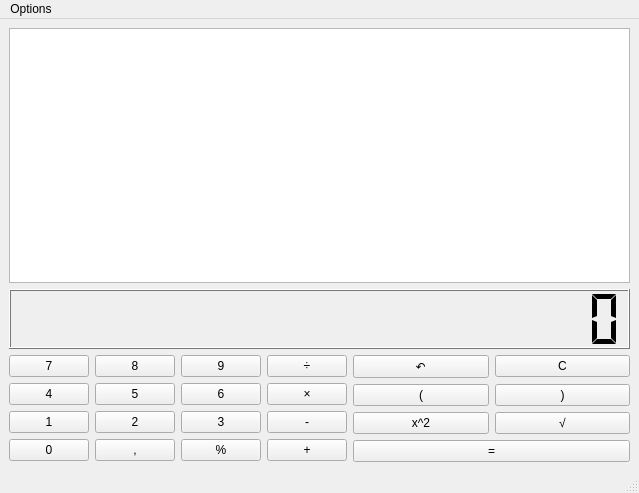
<?xml version="1.0" encoding="UTF-8"?>
<ui version="4.0">
 <class>MainWindow</class>
 <widget class="QMainWindow" name="MainWindow">
  <property name="geometry">
   <rect>
    <x>0</x>
    <y>0</y>
    <width>639</width>
    <height>493</height>
   </rect>
  </property>
  <property name="sizePolicy">
   <sizepolicy hsizetype="Preferred" vsizetype="Preferred">
    <horstretch>0</horstretch>
    <verstretch>0</verstretch>
   </sizepolicy>
  </property>
  <property name="maximumSize">
   <size>
    <width>709</width>
    <height>563</height>
   </size>
  </property>
  <property name="palette">
   <palette>
    <active>
     <colorrole role="WindowText">
      <brush brushstyle="SolidPattern">
       <color alpha="255">
        <red>0</red>
        <green>0</green>
        <blue>0</blue>
       </color>
      </brush>
     </colorrole>
     <colorrole role="Button">
      <brush brushstyle="SolidPattern">
       <color alpha="255">
        <red>239</red>
        <green>239</green>
        <blue>239</blue>
       </color>
      </brush>
     </colorrole>
     <colorrole role="Light">
      <brush brushstyle="SolidPattern">
       <color alpha="255">
        <red>255</red>
        <green>255</green>
        <blue>255</blue>
       </color>
      </brush>
     </colorrole>
     <colorrole role="Midlight">
      <brush brushstyle="SolidPattern">
       <color alpha="255">
        <red>247</red>
        <green>247</green>
        <blue>247</blue>
       </color>
      </brush>
     </colorrole>
     <colorrole role="Dark">
      <brush brushstyle="SolidPattern">
       <color alpha="255">
        <red>119</red>
        <green>119</green>
        <blue>119</blue>
       </color>
      </brush>
     </colorrole>
     <colorrole role="Mid">
      <brush brushstyle="SolidPattern">
       <color alpha="255">
        <red>159</red>
        <green>159</green>
        <blue>159</blue>
       </color>
      </brush>
     </colorrole>
     <colorrole role="Text">
      <brush brushstyle="SolidPattern">
       <color alpha="255">
        <red>0</red>
        <green>0</green>
        <blue>0</blue>
       </color>
      </brush>
     </colorrole>
     <colorrole role="BrightText">
      <brush brushstyle="SolidPattern">
       <color alpha="255">
        <red>255</red>
        <green>255</green>
        <blue>255</blue>
       </color>
      </brush>
     </colorrole>
     <colorrole role="ButtonText">
      <brush brushstyle="SolidPattern">
       <color alpha="255">
        <red>0</red>
        <green>0</green>
        <blue>0</blue>
       </color>
      </brush>
     </colorrole>
     <colorrole role="Base">
      <brush brushstyle="SolidPattern">
       <color alpha="255">
        <red>255</red>
        <green>255</green>
        <blue>255</blue>
       </color>
      </brush>
     </colorrole>
     <colorrole role="Window">
      <brush brushstyle="SolidPattern">
       <color alpha="255">
        <red>239</red>
        <green>239</green>
        <blue>239</blue>
       </color>
      </brush>
     </colorrole>
     <colorrole role="Shadow">
      <brush brushstyle="SolidPattern">
       <color alpha="255">
        <red>0</red>
        <green>0</green>
        <blue>0</blue>
       </color>
      </brush>
     </colorrole>
     <colorrole role="AlternateBase">
      <brush brushstyle="SolidPattern">
       <color alpha="255">
        <red>247</red>
        <green>247</green>
        <blue>247</blue>
       </color>
      </brush>
     </colorrole>
     <colorrole role="ToolTipBase">
      <brush brushstyle="SolidPattern">
       <color alpha="255">
        <red>255</red>
        <green>255</green>
        <blue>220</blue>
       </color>
      </brush>
     </colorrole>
     <colorrole role="ToolTipText">
      <brush brushstyle="SolidPattern">
       <color alpha="255">
        <red>0</red>
        <green>0</green>
        <blue>0</blue>
       </color>
      </brush>
     </colorrole>
     <colorrole role="PlaceholderText">
      <brush brushstyle="SolidPattern">
       <color alpha="128">
        <red>0</red>
        <green>0</green>
        <blue>0</blue>
       </color>
      </brush>
     </colorrole>
    </active>
    <inactive>
     <colorrole role="WindowText">
      <brush brushstyle="SolidPattern">
       <color alpha="255">
        <red>0</red>
        <green>0</green>
        <blue>0</blue>
       </color>
      </brush>
     </colorrole>
     <colorrole role="Button">
      <brush brushstyle="SolidPattern">
       <color alpha="255">
        <red>239</red>
        <green>239</green>
        <blue>239</blue>
       </color>
      </brush>
     </colorrole>
     <colorrole role="Light">
      <brush brushstyle="SolidPattern">
       <color alpha="255">
        <red>255</red>
        <green>255</green>
        <blue>255</blue>
       </color>
      </brush>
     </colorrole>
     <colorrole role="Midlight">
      <brush brushstyle="SolidPattern">
       <color alpha="255">
        <red>247</red>
        <green>247</green>
        <blue>247</blue>
       </color>
      </brush>
     </colorrole>
     <colorrole role="Dark">
      <brush brushstyle="SolidPattern">
       <color alpha="255">
        <red>119</red>
        <green>119</green>
        <blue>119</blue>
       </color>
      </brush>
     </colorrole>
     <colorrole role="Mid">
      <brush brushstyle="SolidPattern">
       <color alpha="255">
        <red>159</red>
        <green>159</green>
        <blue>159</blue>
       </color>
      </brush>
     </colorrole>
     <colorrole role="Text">
      <brush brushstyle="SolidPattern">
       <color alpha="255">
        <red>0</red>
        <green>0</green>
        <blue>0</blue>
       </color>
      </brush>
     </colorrole>
     <colorrole role="BrightText">
      <brush brushstyle="SolidPattern">
       <color alpha="255">
        <red>255</red>
        <green>255</green>
        <blue>255</blue>
       </color>
      </brush>
     </colorrole>
     <colorrole role="ButtonText">
      <brush brushstyle="SolidPattern">
       <color alpha="255">
        <red>0</red>
        <green>0</green>
        <blue>0</blue>
       </color>
      </brush>
     </colorrole>
     <colorrole role="Base">
      <brush brushstyle="SolidPattern">
       <color alpha="255">
        <red>255</red>
        <green>255</green>
        <blue>255</blue>
       </color>
      </brush>
     </colorrole>
     <colorrole role="Window">
      <brush brushstyle="SolidPattern">
       <color alpha="255">
        <red>239</red>
        <green>239</green>
        <blue>239</blue>
       </color>
      </brush>
     </colorrole>
     <colorrole role="Shadow">
      <brush brushstyle="SolidPattern">
       <color alpha="255">
        <red>0</red>
        <green>0</green>
        <blue>0</blue>
       </color>
      </brush>
     </colorrole>
     <colorrole role="AlternateBase">
      <brush brushstyle="SolidPattern">
       <color alpha="255">
        <red>247</red>
        <green>247</green>
        <blue>247</blue>
       </color>
      </brush>
     </colorrole>
     <colorrole role="ToolTipBase">
      <brush brushstyle="SolidPattern">
       <color alpha="255">
        <red>255</red>
        <green>255</green>
        <blue>220</blue>
       </color>
      </brush>
     </colorrole>
     <colorrole role="ToolTipText">
      <brush brushstyle="SolidPattern">
       <color alpha="255">
        <red>0</red>
        <green>0</green>
        <blue>0</blue>
       </color>
      </brush>
     </colorrole>
     <colorrole role="PlaceholderText">
      <brush brushstyle="SolidPattern">
       <color alpha="128">
        <red>0</red>
        <green>0</green>
        <blue>0</blue>
       </color>
      </brush>
     </colorrole>
    </inactive>
    <disabled>
     <colorrole role="WindowText">
      <brush brushstyle="SolidPattern">
       <color alpha="255">
        <red>119</red>
        <green>119</green>
        <blue>119</blue>
       </color>
      </brush>
     </colorrole>
     <colorrole role="Button">
      <brush brushstyle="SolidPattern">
       <color alpha="255">
        <red>239</red>
        <green>239</green>
        <blue>239</blue>
       </color>
      </brush>
     </colorrole>
     <colorrole role="Light">
      <brush brushstyle="SolidPattern">
       <color alpha="255">
        <red>255</red>
        <green>255</green>
        <blue>255</blue>
       </color>
      </brush>
     </colorrole>
     <colorrole role="Midlight">
      <brush brushstyle="SolidPattern">
       <color alpha="255">
        <red>247</red>
        <green>247</green>
        <blue>247</blue>
       </color>
      </brush>
     </colorrole>
     <colorrole role="Dark">
      <brush brushstyle="SolidPattern">
       <color alpha="255">
        <red>119</red>
        <green>119</green>
        <blue>119</blue>
       </color>
      </brush>
     </colorrole>
     <colorrole role="Mid">
      <brush brushstyle="SolidPattern">
       <color alpha="255">
        <red>159</red>
        <green>159</green>
        <blue>159</blue>
       </color>
      </brush>
     </colorrole>
     <colorrole role="Text">
      <brush brushstyle="SolidPattern">
       <color alpha="255">
        <red>119</red>
        <green>119</green>
        <blue>119</blue>
       </color>
      </brush>
     </colorrole>
     <colorrole role="BrightText">
      <brush brushstyle="SolidPattern">
       <color alpha="255">
        <red>255</red>
        <green>255</green>
        <blue>255</blue>
       </color>
      </brush>
     </colorrole>
     <colorrole role="ButtonText">
      <brush brushstyle="SolidPattern">
       <color alpha="255">
        <red>119</red>
        <green>119</green>
        <blue>119</blue>
       </color>
      </brush>
     </colorrole>
     <colorrole role="Base">
      <brush brushstyle="SolidPattern">
       <color alpha="255">
        <red>239</red>
        <green>239</green>
        <blue>239</blue>
       </color>
      </brush>
     </colorrole>
     <colorrole role="Window">
      <brush brushstyle="SolidPattern">
       <color alpha="255">
        <red>239</red>
        <green>239</green>
        <blue>239</blue>
       </color>
      </brush>
     </colorrole>
     <colorrole role="Shadow">
      <brush brushstyle="SolidPattern">
       <color alpha="255">
        <red>0</red>
        <green>0</green>
        <blue>0</blue>
       </color>
      </brush>
     </colorrole>
     <colorrole role="AlternateBase">
      <brush brushstyle="SolidPattern">
       <color alpha="255">
        <red>239</red>
        <green>239</green>
        <blue>239</blue>
       </color>
      </brush>
     </colorrole>
     <colorrole role="ToolTipBase">
      <brush brushstyle="SolidPattern">
       <color alpha="255">
        <red>255</red>
        <green>255</green>
        <blue>220</blue>
       </color>
      </brush>
     </colorrole>
     <colorrole role="ToolTipText">
      <brush brushstyle="SolidPattern">
       <color alpha="255">
        <red>0</red>
        <green>0</green>
        <blue>0</blue>
       </color>
      </brush>
     </colorrole>
     <colorrole role="PlaceholderText">
      <brush brushstyle="SolidPattern">
       <color alpha="128">
        <red>0</red>
        <green>0</green>
        <blue>0</blue>
       </color>
      </brush>
     </colorrole>
    </disabled>
   </palette>
  </property>
  <property name="windowTitle">
   <string>MainWindow</string>
  </property>
  <widget class="QWidget" name="centralwidget">
   <property name="enabled">
    <bool>true</bool>
   </property>
   <property name="sizePolicy">
    <sizepolicy hsizetype="Preferred" vsizetype="Preferred">
     <horstretch>0</horstretch>
     <verstretch>0</verstretch>
    </sizepolicy>
   </property>
   <property name="minimumSize">
    <size>
     <width>540</width>
     <height>293</height>
    </size>
   </property>
   <property name="maximumSize">
    <size>
     <width>709</width>
     <height>563</height>
    </size>
   </property>
   <layout class="QVBoxLayout" name="verticalLayout_8">
    <item>
     <layout class="QVBoxLayout" name="verticalLayout_5">
      <property name="sizeConstraint">
       <enum>QLayout::SetDefaultConstraint</enum>
      </property>
      <item>
       <widget class="QListWidget" name="history_list"/>
      </item>
      <item>
       <widget class="QLCDNumber" name="number_lcd">
        <property name="sizePolicy">
         <sizepolicy hsizetype="Minimum" vsizetype="Maximum">
          <horstretch>0</horstretch>
          <verstretch>0</verstretch>
         </sizepolicy>
        </property>
        <property name="minimumSize">
         <size>
          <width>0</width>
          <height>60</height>
         </size>
        </property>
        <property name="maximumSize">
         <size>
          <width>16777215</width>
          <height>60</height>
         </size>
        </property>
        <property name="cursor">
         <cursorShape>ArrowCursor</cursorShape>
        </property>
        <property name="layoutDirection">
         <enum>Qt::LeftToRight</enum>
        </property>
        <property name="autoFillBackground">
         <bool>false</bool>
        </property>
        <property name="frameShape">
         <enum>QFrame::Box</enum>
        </property>
        <property name="smallDecimalPoint">
         <bool>false</bool>
        </property>
        <property name="digitCount">
         <number>20</number>
        </property>
        <property name="mode">
         <enum>QLCDNumber::Dec</enum>
        </property>
        <property name="segmentStyle">
         <enum>QLCDNumber::Flat</enum>
        </property>
        <property name="value" stdset="0">
         <double>0.000000000000000</double>
        </property>
       </widget>
      </item>
      <item>
       <layout class="QHBoxLayout" name="horizontalLayout_9">
        <item>
         <layout class="QVBoxLayout" name="verticalLayout_6" stretch="0,0,0,0">
          <property name="sizeConstraint">
           <enum>QLayout::SetDefaultConstraint</enum>
          </property>
          <item>
           <layout class="QHBoxLayout" name="horizontalLayout_21">
            <property name="sizeConstraint">
             <enum>QLayout::SetMaximumSize</enum>
            </property>
            <item>
             <widget class="QPushButton" name="btn_7">
              <property name="text">
               <string>7</string>
              </property>
             </widget>
            </item>
            <item>
             <widget class="QPushButton" name="btn_8">
              <property name="text">
               <string>8</string>
              </property>
             </widget>
            </item>
            <item>
             <widget class="QPushButton" name="btn_9">
              <property name="text">
               <string>9</string>
              </property>
             </widget>
            </item>
            <item>
             <widget class="QPushButton" name="btn_div">
              <property name="text">
               <string>÷</string>
              </property>
             </widget>
            </item>
           </layout>
          </item>
          <item>
           <layout class="QHBoxLayout" name="horizontalLayout_22">
            <property name="sizeConstraint">
             <enum>QLayout::SetMaximumSize</enum>
            </property>
            <item>
             <widget class="QPushButton" name="btn_4">
              <property name="text">
               <string>4</string>
              </property>
             </widget>
            </item>
            <item>
             <widget class="QPushButton" name="btn_5">
              <property name="text">
               <string>5</string>
              </property>
             </widget>
            </item>
            <item>
             <widget class="QPushButton" name="btn_6">
              <property name="text">
               <string>6</string>
              </property>
             </widget>
            </item>
            <item>
             <widget class="QPushButton" name="btn_X">
              <property name="text">
               <string>×</string>
              </property>
             </widget>
            </item>
           </layout>
          </item>
          <item>
           <layout class="QHBoxLayout" name="horizontalLayout_23">
            <property name="sizeConstraint">
             <enum>QLayout::SetMaximumSize</enum>
            </property>
            <item>
             <widget class="QPushButton" name="btn_1">
              <property name="text">
               <string>1</string>
              </property>
             </widget>
            </item>
            <item>
             <widget class="QPushButton" name="btn_2">
              <property name="text">
               <string>2</string>
              </property>
             </widget>
            </item>
            <item>
             <widget class="QPushButton" name="btn_3">
              <property name="text">
               <string>3</string>
              </property>
             </widget>
            </item>
            <item>
             <widget class="QPushButton" name="btn_minus">
              <property name="text">
               <string>-</string>
              </property>
             </widget>
            </item>
           </layout>
          </item>
          <item>
           <layout class="QHBoxLayout" name="horizontalLayout_24">
            <property name="sizeConstraint">
             <enum>QLayout::SetMaximumSize</enum>
            </property>
            <item>
             <widget class="QPushButton" name="btn_0">
              <property name="text">
               <string>0</string>
              </property>
             </widget>
            </item>
            <item>
             <widget class="QPushButton" name="btn_comma">
              <property name="text">
               <string>,</string>
              </property>
             </widget>
            </item>
            <item>
             <widget class="QPushButton" name="btn_percent">
              <property name="text">
               <string>%</string>
              </property>
             </widget>
            </item>
            <item>
             <widget class="QPushButton" name="btn_add">
              <property name="text">
               <string>+</string>
              </property>
             </widget>
            </item>
           </layout>
          </item>
         </layout>
        </item>
        <item>
         <layout class="QVBoxLayout" name="verticalLayout_7">
          <item>
           <layout class="QHBoxLayout" name="horizontalLayout_25">
            <property name="sizeConstraint">
             <enum>QLayout::SetMaximumSize</enum>
            </property>
            <item>
             <widget class="QPushButton" name="pushButton_90">
              <property name="text">
               <string>↶</string>
              </property>
             </widget>
            </item>
            <item>
             <widget class="QPushButton" name="btn_C">
              <property name="text">
               <string>C</string>
              </property>
             </widget>
            </item>
           </layout>
          </item>
          <item>
           <layout class="QHBoxLayout" name="horizontalLayout_26">
            <property name="sizeConstraint">
             <enum>QLayout::SetMaximumSize</enum>
            </property>
            <item>
             <widget class="QPushButton" name="btn_openbrk">
              <property name="text">
               <string>(</string>
              </property>
             </widget>
            </item>
            <item>
             <widget class="QPushButton" name="btn_closebrk">
              <property name="text">
               <string>)</string>
              </property>
             </widget>
            </item>
           </layout>
          </item>
          <item>
           <layout class="QHBoxLayout" name="horizontalLayout_27">
            <property name="sizeConstraint">
             <enum>QLayout::SetMaximumSize</enum>
            </property>
            <item>
             <widget class="QPushButton" name="btn_pow2">
              <property name="text">
               <string>x^2</string>
              </property>
             </widget>
            </item>
            <item>
             <widget class="QPushButton" name="btn_sqrt">
              <property name="text">
               <string>√</string>
              </property>
             </widget>
            </item>
           </layout>
          </item>
          <item>
           <layout class="QHBoxLayout" name="horizontalLayout_28">
            <property name="sizeConstraint">
             <enum>QLayout::SetMaximumSize</enum>
            </property>
            <item>
             <widget class="QPushButton" name="btn_eq">
              <property name="text">
               <string>=</string>
              </property>
             </widget>
            </item>
           </layout>
          </item>
         </layout>
        </item>
       </layout>
      </item>
     </layout>
    </item>
   </layout>
  </widget>
  <widget class="QMenuBar" name="menubar">
   <property name="geometry">
    <rect>
     <x>0</x>
     <y>0</y>
     <width>639</width>
     <height>22</height>
    </rect>
   </property>
   <property name="sizePolicy">
    <sizepolicy hsizetype="MinimumExpanding" vsizetype="Minimum">
     <horstretch>0</horstretch>
     <verstretch>0</verstretch>
    </sizepolicy>
   </property>
   <property name="defaultUp">
    <bool>false</bool>
   </property>
   <widget class="QMenu" name="menuOptions">
    <property name="title">
     <string>Options</string>
    </property>
    <addaction name="actionQuit"/>
   </widget>
   <addaction name="menuOptions"/>
  </widget>
  <widget class="QStatusBar" name="statusbar"/>
  <action name="actionQuit">
   <property name="text">
    <string>Quit</string>
   </property>
  </action>
 </widget>
 <resources/>
 <connections/>
</ui>
